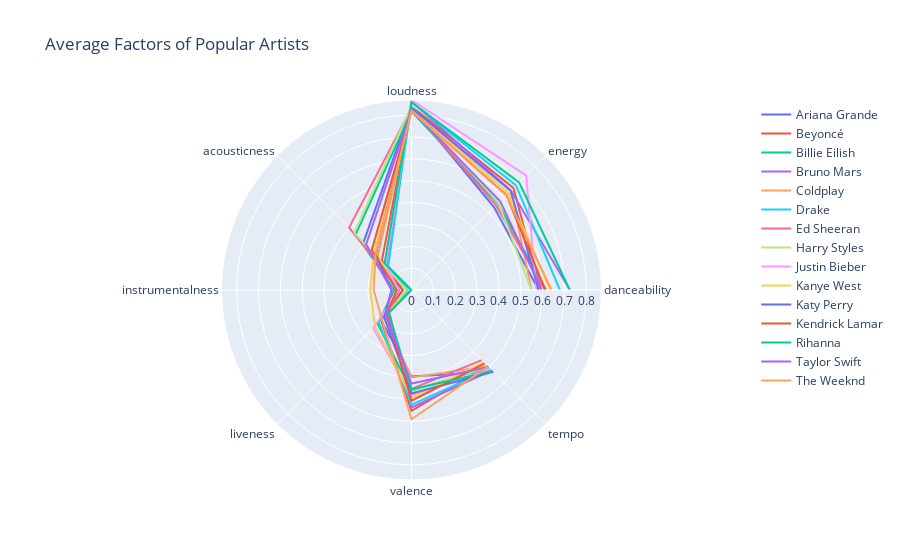

Notebook cell for this chart:
### Code cell
#  kindly visualize this with a line_polar using plotly express
fig = go.Figure()

for i in range(len(popartist_song_qualities)):
    fig.add_trace(go.Scatterpolar(
            r = popartist_song_qualities.iloc[i],
            theta = relevant_qualities,
            mode = 'lines',
            name = popartist_song_qualities.index[i],
        ))
    
fig.update_layout(
    title = 'Average Factors of Popular Artists',
    showlegend = True
)

fig.show()

### Figure 1 — Plotly figure (JSON) as saved in the notebook; plotly's stock layout.template omitted (floating-point values rounded to 4 significant figures)
{"data": [{"mode": "lines", "name": "Ariana Grande", "r": [0.5814, 0.5346, 0.8358, 0.31, 0.04055, 0.1962, 0.396, 0.5284], "theta": ["danceability", "energy", "loudness", "acousticness", "instrumentalness", "liveness", "valence", "tempo"], "type": "scatterpolar"}, {"mode": "lines", "name": "Beyoncé", "r": [0.5914, 0.6595, 0.8396, 0.1913, 0.03969, 0.1968, 0.5527, 0.4927], "theta": ["danceability", "energy", "loudness", "acousticness", "instrumentalness", "liveness", "valence", "tempo"], "type": "scatterpolar"}, {"mode": "lines", "name": "Billie Eilish", "r": [0.6155, 0.5589, 0.8169, 0.3608, 0.07882, 0.219, 0.4622, 0.5002], "theta": ["danceability", "energy", "loudness", "acousticness", "instrumentalness", "liveness", "valence", "tempo"], "type": "scatterpolar"}, {"mode": "lines", "name": "Bruno Mars", "r": [0.725, 0.6433, 0.8617, 0.1616, 0.0005262, 0.1436, 0.5374, 0.5195], "theta": ["danceability", "energy", "loudness", "acousticness", "instrumentalness", "liveness", "valence", "tempo"], "type": "scatterpolar"}, {"mode": "lines", "name": "Coldplay", "r": [0.5491, 0.6414, 0.8315, 0.2178, 0.05702, 0.1791, 0.4002, 0.4939], "theta": ["danceability", "energy", "loudness", "acousticness", "instrumentalness", "liveness", "valence", "tempo"], "type": "scatterpolar"}, {"mode": "lines", "name": "Drake", "r": [0.6787, 0.6761, 0.8599, 0.1508, 0.0179, 0.2116, 0.525, 0.5117], "theta": ["danceability", "energy", "loudness", "acousticness", "instrumentalness", "liveness", "valence", "tempo"], "type": "scatterpolar"}, {"mode": "lines", "name": "Ed Sheeran", "r": [0.6095, 0.547, 0.8323, 0.4037, 0.05668, 0.1581, 0.4522, 0.4539], "theta": ["danceability", "energy", "loudness", "acousticness", "instrumentalness", "liveness", "valence", "tempo"], "type": "scatterpolar"}, {"mode": "lines", "name": "Harry Styles", "r": [0.5483, 0.5629, 0.843, 0.3693, 0.02204, 0.1735, 0.4657, 0.4971], "theta": ["danceability", "energy", "loudness", "acousticness", "instrumentalness", "liveness", "valence", "tempo"], "type": "scatterpolar"}, {"mode": "lines", "name": "Justin Bieber", "r": [0.5712, 0.7411, 0.869, 0.166, 0.06037, 0.2473, 0.4816, 0.5099], "theta": ["danceability", "energy", "loudness", "acousticness", "instrumentalness", "liveness", "valence", "tempo"], "type": "scatterpolar"}, {"mode": "lines", "name": "Kanye West", "r": [0.6344, 0.6267, 0.8322, 0.2426, 0.189, 0.2357, 0.4927, 0.4676], "theta": ["danceability", "energy", "loudness", "acousticness", "instrumentalness", "liveness", "valence", "tempo"], "type": "scatterpolar"}, {"mode": "lines", "name": "Katy Perry", "r": [0.5812, 0.6416, 0.8341, 0.2304, 0.09157, 0.1761, 0.4731, 0.5295], "theta": ["danceability", "energy", "loudness", "acousticness", "instrumentalness", "liveness", "valence", "tempo"], "type": "scatterpolar"}, {"mode": "lines", "name": "Kendrick Lamar", "r": [0.6119, 0.6143, 0.8193, 0.2573, 0.06821, 0.1592, 0.5066, 0.4746], "theta": ["danceability", "energy", "loudness", "acousticness", "instrumentalness", "liveness", "valence", "tempo"], "type": "scatterpolar"}, {"mode": "lines", "name": "Rihanna", "r": [0.7238, 0.6964, 0.8588, 0.1737, 0.0009943, 0.1476, 0.4537, 0.5248], "theta": ["danceability", "energy", "loudness", "acousticness", "instrumentalness", "liveness", "valence", "tempo"], "type": "scatterpolar"}, {"mode": "lines", "name": "Taylor Swift", "r": [0.5954, 0.5741, 0.8229, 0.2936, 0.09111, 0.1662, 0.4281, 0.4976], "theta": ["danceability", "energy", "loudness", "acousticness", "instrumentalness", "liveness", "valence", "tempo"], "type": "scatterpolar"}, {"mode": "lines", "name": "The Weeknd", "r": [0.6412, 0.6128, 0.8189, 0.232, 0.1733, 0.1908, 0.5912, 0.4954], "theta": ["danceability", "energy", "loudness", "acousticness", "instrumentalness", "liveness", "valence", "tempo"], "type": "scatterpolar"}], "layout": {"showlegend": true, "title": {"text": "Average Factors of Popular Artists"}}}
